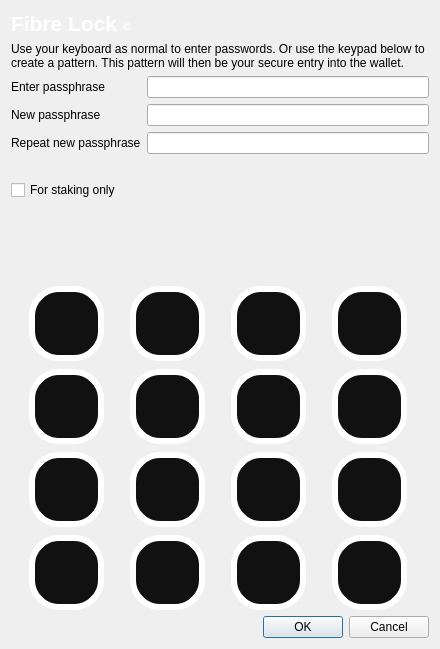
<?xml version="1.0" encoding="UTF-8"?>
<ui version="4.0">
 <class>AskPassphraseDialog</class>
 <widget class="QDialog" name="AskPassphraseDialog">
  <property name="geometry">
   <rect>
    <x>0</x>
    <y>0</y>
    <width>440</width>
    <height>649</height>
   </rect>
  </property>
  <property name="sizePolicy">
   <sizepolicy hsizetype="Preferred" vsizetype="Preferred">
    <horstretch>0</horstretch>
    <verstretch>0</verstretch>
   </sizepolicy>
  </property>
  <property name="minimumSize">
   <size>
    <width>440</width>
    <height>0</height>
   </size>
  </property>
  <property name="windowTitle">
   <string>Passphrase Dialog</string>
  </property>
  <property name="styleSheet">
   <string notr="true">QProgressBar {
        background-color: #333333;
        border-radius: 6px;
        text-align: center;
        color: white;
}

QProgressBar::chunk {
        background: QLinearGradient(x1: 0, y1: 0, x2: 1, y2: 0, stop: 0 #e86941, stop: 1 #e8694f);
        border-radius: 6px; margin: 0px;
}

QScrollArea {
        border-radius: 6px;
        border-width: 0;
        border-style: none;
        padding: 8px;
        background-color: #111;
        color: white;
}

QSpinBox {
        border-radius: 4px;
        border-width: 0;
        border-style: none;
        padding: 8px;
        background-color: #111;
        color: white;
}

QCheckBox {
        border-radius: 4px;
        border-width: 0;
        border-style: none;
        padding: 8px;
        background-color: #111;
        color: white;
}
QVBoxLayout {
        border-radius: 6px;
        border-width: 0;
        border-style: none;
        padding: 8px;
        background-color: #111;
        color: white;
}

QDialog, QMainWindow, QFrame {
	color: white;
	background-color: #333333;
	border: none;
}

QMenu {
	background-color: #333333; color: white;
}

QLabel {
	background-color: transparent;
}

QCheckBox {
    color: white;
}

QFrame#central { background-color: #333333; border: none }
QFrame#frame, QFrame#frame_2, QFrame#frame_3 {
	background-color: #333333;
	border-style: plain;
	border-width: 20px;
	border-radius: 20px;
	border-color: #111;
	min-width: 10em;
	padding: 6px;
}
QLabel[openExternalLinks=true], QHeaderView { color: #aaaaaa }
QLabel[openExternalLinks=false] { color: white; font-weight: normal }
QPushButton, QToolButton {
	border: 4px solid #111;

	background-color: #111;
	color: white;
	padding: 6px;
	margin: 6px;
}
QPushButton:pressed, QToolButton:checked {
	color: #e86941;
}
QPushButton:pressed, QToolButton:pressed {
	border-color: #e86941;
	color: #aaaaaa;
}
QPushButton:disabled, QToolButton:disabled {
	color: #444;
	background-color: #222;
}


#scrollAreaWidgetContents QToolButton {
	border-radius: 8px;
	border-width: 0px;
}

/* the background-color is overridden to transparent for mac os x 
   due to the entire toolbar area not being drawable in a regular
   QMainWindow
*/
QToolBar { background: #333333; border: 0px solid black; padding: 3px; }

QToolBar::handle { image: url(handle.png); }
QStatusBar { background: #333333; }
QMenuBar { background: #333333; }
QMenuBar::item { background: #333333; color: white; }

#scrollAreaWidgetContents { background: #222 }
#scrollAreaWidgetContents &gt; QFrame { background-color: #222; border-width: 0px; border-style: none; }

QLineEdit {
	border-radius: 6px;
	border-width: 2px;
	border-color: #222;
	padding: 8px;
	background-color: #111;
	color: white;
}

QComboBox {
	border-radius: 6px;
	border-width: 0;
	border-style: none;
	padding: 8px;
	background-color: #111;
	color: white;
}

QComboBox::drop-down {
	border-width: 0;
	border-style: none;
	background-color: #111;
	color: white;
}

QTableView {
	background: #111;
	color: white;
	border-style: none;
	selection-background-color: #aaaaaa;
    alternate-background-color: #222;
	selection-color: #111;
	border: 0px solid black;
}

QHeaderView { color: #aaaaaa; background-color: #111; background-image: none; }
QHeaderView::section { color: #aaaaaa; background-color: #222; }
QHeaderView::section:checked { background-color: #111; }

QTabWidget {
	background: #111;
}

 QTabWidget::pane {
     border-top: 2px solid #111;
     border: 4px solid #111;
     border-bottom-left-radius: 8px;
     border-bottom-right-radius: 8px;
     border-top-right-radius: 8px;
	background: #111;
 }

 QTabWidget::tab-bar {
     left: 5px; /* move to the right by 5px */
 }

 /* Style the tab using the tab sub-control. Note that
     it reads QTabBar _not_ QTabWidget */
 QTabBar::tab {
     background: #111;
     border: 4px solid #222;
     border-bottom-color: #111; /* same as the pane color */
     border-top-left-radius: 4px;
     border-top-right-radius: 4px;
     min-width: 8ex;
     padding: 4px;
     color: #888;
 }

 QTabBar::tab:selected, QTabBar::tab:hover {
     color: #aaaaaa
 }

 QTabBar::tab:selected {
     border-color: #111; /* same as pane color */
     border-top-color: #aaaaaa;
 }

 QTabBar::tab:!selected {
     margin-top: 2px; /* make non-selected tabs look smaller */
 }

 /* make use of negative margins for overlapping tabs */
 QTabBar::tab:selected {
     /* expand/overlap to the left and right by 4px */
     margin-left: -4px;
     margin-right: -4px;
 }

 QTabBar::tab:first:selected {
     margin-left: 0; /* the first selected tab has nothing to overlap with on the left */
 }

 QTabBar::tab:last:selected {
     margin-right: 0; /* the last selected tab has nothing to overlap with on the right */
 }

 QTabBar::tab:only-one {
     margin: 0; /* if there is only one tab, we don't want overlapping margins */
 }


</string>
  </property>
  <layout class="QVBoxLayout" name="verticalLayout">
   <item>
    <widget class="QLabel" name="label">
     <property name="text">
      <string>&lt;html&gt;&lt;head/&gt;&lt;body&gt;&lt;p&gt;&lt;span style=&quot; font-size:16pt; font-weight:600; color:#ffffff;&quot;&gt;Fibre Lock &lt;/span&gt;&lt;span style=&quot; font-weight:600; color:#ffffff;&quot;&gt;©&lt;/span&gt;&lt;/p&gt;&lt;/body&gt;&lt;/html&gt;</string>
     </property>
    </widget>
   </item>
   <item>
    <widget class="QLabel" name="label_2">
     <property name="text">
      <string>Use your keyboard as normal to enter passwords. Or use the keypad below to create a pattern. This pattern will then be your secure entry into the wallet.</string>
     </property>
     <property name="wordWrap">
      <bool>true</bool>
     </property>
    </widget>
   </item>
   <item>
    <layout class="QFormLayout" name="formLayout">
     <property name="fieldGrowthPolicy">
      <enum>QFormLayout::AllNonFixedFieldsGrow</enum>
     </property>
     <item row="0" column="1">
      <widget class="QLineEdit" name="passEdit1">
       <property name="sizePolicy">
        <sizepolicy hsizetype="Expanding" vsizetype="Minimum">
         <horstretch>0</horstretch>
         <verstretch>0</verstretch>
        </sizepolicy>
       </property>
       <property name="echoMode">
        <enum>QLineEdit::Password</enum>
       </property>
      </widget>
     </item>
     <item row="1" column="0">
      <widget class="QLabel" name="passLabel2">
       <property name="text">
        <string>New passphrase</string>
       </property>
      </widget>
     </item>
     <item row="1" column="1">
      <widget class="QLineEdit" name="passEdit2">
       <property name="sizePolicy">
        <sizepolicy hsizetype="Expanding" vsizetype="Minimum">
         <horstretch>0</horstretch>
         <verstretch>0</verstretch>
        </sizepolicy>
       </property>
       <property name="echoMode">
        <enum>QLineEdit::Password</enum>
       </property>
      </widget>
     </item>
     <item row="2" column="0">
      <widget class="QLabel" name="passLabel3">
       <property name="text">
        <string>Repeat new passphrase</string>
       </property>
      </widget>
     </item>
     <item row="2" column="1">
      <widget class="QLineEdit" name="passEdit3">
       <property name="sizePolicy">
        <sizepolicy hsizetype="Expanding" vsizetype="Minimum">
         <horstretch>0</horstretch>
         <verstretch>0</verstretch>
        </sizepolicy>
       </property>
       <property name="echoMode">
        <enum>QLineEdit::Password</enum>
       </property>
      </widget>
     </item>
     <item row="3" column="1">
      <widget class="QLabel" name="capsLabel">
       <property name="font">
        <font>
         <weight>50</weight>
         <bold>false</bold>
        </font>
       </property>
       <property name="text">
        <string/>
       </property>
       <property name="alignment">
        <set>Qt::AlignCenter</set>
       </property>
      </widget>
     </item>
     <item row="4" column="0">
      <widget class="QCheckBox" name="stakingCheckBox">
       <property name="enabled">
        <bool>true</bool>
       </property>
       <property name="visible">
        <bool>false</bool>
       </property>
       <property name="toolTip">
        <string>Serves to disable the trivial sendmoney when OS account compromised. Provides no real security.</string>
       </property>
       <property name="text">
        <string>For staking only</string>
       </property>
      </widget>
     </item>
     <item row="0" column="0">
      <widget class="QLabel" name="passLabel1">
       <property name="text">
        <string>Enter passphrase</string>
       </property>
      </widget>
     </item>
    </layout>
   </item>
   <item>
    <widget class="QLabel" name="warningLabel">
     <property name="textFormat">
      <enum>Qt::RichText</enum>
     </property>
     <property name="wordWrap">
      <bool>true</bool>
     </property>
    </widget>
   </item>
   <item>
    <spacer name="verticalSpacer">
     <property name="orientation">
      <enum>Qt::Vertical</enum>
     </property>
     <property name="sizeHint" stdset="0">
      <size>
       <width>20</width>
       <height>40</height>
      </size>
     </property>
    </spacer>
   </item>
   <item>
    <layout class="QGridLayout" name="gridLayout">
     <property name="sizeConstraint">
      <enum>QLayout::SetDefaultConstraint</enum>
     </property>
     <property name="spacing">
      <number>8</number>
     </property>
     <item row="2" column="3">
      <widget class="QPushButton" name="entryButton12">
       <property name="sizePolicy">
        <sizepolicy hsizetype="Fixed" vsizetype="Fixed">
         <horstretch>0</horstretch>
         <verstretch>0</verstretch>
        </sizepolicy>
       </property>
       <property name="minimumSize">
        <size>
         <width>75</width>
         <height>75</height>
        </size>
       </property>
       <property name="maximumSize">
        <size>
         <width>75</width>
         <height>75</height>
        </size>
       </property>
       <property name="styleSheet">
        <string notr="true">QPushButton, QToolButton {
	border: 6px solid #fff;
	border-radius: 30px;
	background-color: #111;
	color: white;
	padding: 2px;
}
QPushButton:pressed, QToolButton:checked {
	color: #e86941;
}
QPushButton:pressed, QToolButton:pressed {
	border-color: #e86941;
	color: #aaaaaa;
}
QPushButton:disabled, QToolButton:disabled {
	color: #444;
	background-color: #222;
}</string>
       </property>
       <property name="text">
        <string/>
       </property>
      </widget>
     </item>
     <item row="0" column="0">
      <widget class="QPushButton" name="entryButton1">
       <property name="sizePolicy">
        <sizepolicy hsizetype="Fixed" vsizetype="Fixed">
         <horstretch>0</horstretch>
         <verstretch>0</verstretch>
        </sizepolicy>
       </property>
       <property name="minimumSize">
        <size>
         <width>75</width>
         <height>75</height>
        </size>
       </property>
       <property name="maximumSize">
        <size>
         <width>75</width>
         <height>75</height>
        </size>
       </property>
       <property name="font">
        <font>
         <pointsize>20</pointsize>
         <weight>75</weight>
         <bold>true</bold>
        </font>
       </property>
       <property name="cursor">
        <cursorShape>ArrowCursor</cursorShape>
       </property>
       <property name="styleSheet">
        <string notr="true">QPushButton, QToolButton {
	border: 6px solid #fff;
	border-radius: 30px;
	background-color: #111;
	color: white;
	padding: 2px;
}
QPushButton:pressed, QToolButton:checked {
	color: #e86941;
}
QPushButton:pressed, QToolButton:pressed {
	border-color: #e86941;
	color: #aaaaaa;
}
QPushButton:disabled, QToolButton:disabled {
	color: #444;
	background-color: #222;
}</string>
       </property>
       <property name="text">
        <string/>
       </property>
      </widget>
     </item>
     <item row="0" column="1">
      <widget class="QPushButton" name="entryButton2">
       <property name="sizePolicy">
        <sizepolicy hsizetype="Fixed" vsizetype="Fixed">
         <horstretch>0</horstretch>
         <verstretch>0</verstretch>
        </sizepolicy>
       </property>
       <property name="minimumSize">
        <size>
         <width>75</width>
         <height>75</height>
        </size>
       </property>
       <property name="maximumSize">
        <size>
         <width>75</width>
         <height>75</height>
        </size>
       </property>
       <property name="font">
        <font>
         <pointsize>20</pointsize>
         <weight>75</weight>
         <bold>true</bold>
        </font>
       </property>
       <property name="cursor">
        <cursorShape>ArrowCursor</cursorShape>
       </property>
       <property name="styleSheet">
        <string notr="true">QPushButton, QToolButton {
	border: 6px solid #fff;
	border-radius: 30px;
	background-color: #111;
	color: white;
	padding: 2px;
}
QPushButton:pressed, QToolButton:checked {
	color: #e86941;
}
QPushButton:pressed, QToolButton:pressed {
	border-color: #e86941;
	color: #aaaaaa;
}
QPushButton:disabled, QToolButton:disabled {
	color: #444;
	background-color: #222;
}</string>
       </property>
       <property name="text">
        <string/>
       </property>
      </widget>
     </item>
     <item row="0" column="2">
      <widget class="QPushButton" name="entryButton3">
       <property name="sizePolicy">
        <sizepolicy hsizetype="Fixed" vsizetype="Fixed">
         <horstretch>0</horstretch>
         <verstretch>0</verstretch>
        </sizepolicy>
       </property>
       <property name="minimumSize">
        <size>
         <width>75</width>
         <height>75</height>
        </size>
       </property>
       <property name="maximumSize">
        <size>
         <width>75</width>
         <height>75</height>
        </size>
       </property>
       <property name="font">
        <font>
         <pointsize>20</pointsize>
         <weight>75</weight>
         <bold>true</bold>
        </font>
       </property>
       <property name="styleSheet">
        <string notr="true">QPushButton, QToolButton {
	border: 6px solid #fff;
	border-radius: 30px;
	background-color: #111;
	color: white;
	padding: 2px;
}
QPushButton:pressed, QToolButton:checked {
	color: #e86941;
}
QPushButton:pressed, QToolButton:pressed {
	border-color: #e86941;
	color: #aaaaaa;
}
QPushButton:disabled, QToolButton:disabled {
	color: #444;
	background-color: #222;
}</string>
       </property>
       <property name="text">
        <string/>
       </property>
      </widget>
     </item>
     <item row="3" column="0">
      <widget class="QPushButton" name="entryButton13">
       <property name="sizePolicy">
        <sizepolicy hsizetype="Fixed" vsizetype="Fixed">
         <horstretch>0</horstretch>
         <verstretch>0</verstretch>
        </sizepolicy>
       </property>
       <property name="minimumSize">
        <size>
         <width>75</width>
         <height>75</height>
        </size>
       </property>
       <property name="maximumSize">
        <size>
         <width>75</width>
         <height>75</height>
        </size>
       </property>
       <property name="styleSheet">
        <string notr="true">QPushButton, QToolButton {
	border: 6px solid #fff;
	border-radius: 30px;
	background-color: #111;
	color: white;
	padding: 2px;
}
QPushButton:pressed, QToolButton:checked {
	color: #e86941;
}
QPushButton:pressed, QToolButton:pressed {
	border-color: #e86941;
	color: #aaaaaa;
}
QPushButton:disabled, QToolButton:disabled {
	color: #444;
	background-color: #222;
}</string>
       </property>
       <property name="text">
        <string/>
       </property>
      </widget>
     </item>
     <item row="3" column="1">
      <widget class="QPushButton" name="entryButton14">
       <property name="sizePolicy">
        <sizepolicy hsizetype="Fixed" vsizetype="Fixed">
         <horstretch>0</horstretch>
         <verstretch>0</verstretch>
        </sizepolicy>
       </property>
       <property name="minimumSize">
        <size>
         <width>75</width>
         <height>75</height>
        </size>
       </property>
       <property name="maximumSize">
        <size>
         <width>75</width>
         <height>75</height>
        </size>
       </property>
       <property name="styleSheet">
        <string notr="true">QPushButton, QToolButton {
	border: 6px solid #fff;
	border-radius: 30px;
	background-color: #111;
	color: white;
	padding: 2px;
}
QPushButton:pressed, QToolButton:checked {
	color: #e86941;
}
QPushButton:pressed, QToolButton:pressed {
	border-color: #e86941;
	color: #aaaaaa;
}
QPushButton:disabled, QToolButton:disabled {
	color: #444;
	background-color: #222;
}</string>
       </property>
       <property name="text">
        <string/>
       </property>
      </widget>
     </item>
     <item row="3" column="3">
      <widget class="QPushButton" name="entryButton16">
       <property name="sizePolicy">
        <sizepolicy hsizetype="Fixed" vsizetype="Fixed">
         <horstretch>0</horstretch>
         <verstretch>0</verstretch>
        </sizepolicy>
       </property>
       <property name="minimumSize">
        <size>
         <width>75</width>
         <height>75</height>
        </size>
       </property>
       <property name="maximumSize">
        <size>
         <width>75</width>
         <height>75</height>
        </size>
       </property>
       <property name="font">
        <font>
         <pointsize>20</pointsize>
         <weight>75</weight>
         <bold>true</bold>
        </font>
       </property>
       <property name="styleSheet">
        <string notr="true">QPushButton, QToolButton {
	border: 6px solid #fff;
	border-radius: 30px;
	background-color: #111;
	color: white;
	padding: 2px;
}
QPushButton:pressed, QToolButton:checked {
	color: #e86941;
}
QPushButton:pressed, QToolButton:pressed {
	border-color: #e86941;
	color: #aaaaaa;
}
QPushButton:disabled, QToolButton:disabled {
	color: #444;
	background-color: #222;
}</string>
       </property>
       <property name="text">
        <string/>
       </property>
      </widget>
     </item>
     <item row="0" column="3">
      <widget class="QPushButton" name="entryButton4">
       <property name="sizePolicy">
        <sizepolicy hsizetype="Fixed" vsizetype="Fixed">
         <horstretch>0</horstretch>
         <verstretch>0</verstretch>
        </sizepolicy>
       </property>
       <property name="minimumSize">
        <size>
         <width>75</width>
         <height>75</height>
        </size>
       </property>
       <property name="maximumSize">
        <size>
         <width>75</width>
         <height>75</height>
        </size>
       </property>
       <property name="font">
        <font>
         <pointsize>20</pointsize>
         <weight>75</weight>
         <bold>true</bold>
        </font>
       </property>
       <property name="styleSheet">
        <string notr="true">QPushButton, QToolButton {
	border: 6px solid #fff;
	border-radius: 30px;
	background-color: #111;
	color: white;
	padding: 2px;
}
QPushButton:pressed, QToolButton:checked {
	color: #e86941;
}
QPushButton:pressed, QToolButton:pressed {
	border-color: #e86941;
	color: #aaaaaa;
}
QPushButton:disabled, QToolButton:disabled {
	color: #444;
	background-color: #222;
}</string>
       </property>
       <property name="text">
        <string/>
       </property>
      </widget>
     </item>
     <item row="1" column="0">
      <widget class="QPushButton" name="entryButton5">
       <property name="sizePolicy">
        <sizepolicy hsizetype="Fixed" vsizetype="Fixed">
         <horstretch>0</horstretch>
         <verstretch>0</verstretch>
        </sizepolicy>
       </property>
       <property name="minimumSize">
        <size>
         <width>75</width>
         <height>75</height>
        </size>
       </property>
       <property name="maximumSize">
        <size>
         <width>75</width>
         <height>75</height>
        </size>
       </property>
       <property name="font">
        <font>
         <pointsize>20</pointsize>
         <weight>75</weight>
         <bold>true</bold>
        </font>
       </property>
       <property name="styleSheet">
        <string notr="true">QPushButton, QToolButton {
	border: 6px solid #fff;
	border-radius: 30px;
	background-color: #111;
	color: white;
	padding: 2px;
}
QPushButton:pressed, QToolButton:checked {
	color: #e86941;
}
QPushButton:pressed, QToolButton:pressed {
	border-color: #e86941;
	color: #aaaaaa;
}
QPushButton:disabled, QToolButton:disabled {
	color: #444;
	background-color: #222;
}</string>
       </property>
       <property name="text">
        <string/>
       </property>
      </widget>
     </item>
     <item row="1" column="1">
      <widget class="QPushButton" name="entryButton6">
       <property name="sizePolicy">
        <sizepolicy hsizetype="Fixed" vsizetype="Fixed">
         <horstretch>0</horstretch>
         <verstretch>0</verstretch>
        </sizepolicy>
       </property>
       <property name="minimumSize">
        <size>
         <width>75</width>
         <height>75</height>
        </size>
       </property>
       <property name="maximumSize">
        <size>
         <width>75</width>
         <height>75</height>
        </size>
       </property>
       <property name="font">
        <font>
         <pointsize>20</pointsize>
         <weight>50</weight>
         <bold>false</bold>
        </font>
       </property>
       <property name="styleSheet">
        <string notr="true">QPushButton, QToolButton {
	border: 6px solid #fff;
	border-radius: 30px;
	background-color: #111;
	color: white;
	padding: 2px;
}
QPushButton:pressed, QToolButton:checked {
	color: #e86941;
}
QPushButton:pressed, QToolButton:pressed {
	border-color: #e86941;
	color: #aaaaaa;
}
QPushButton:disabled, QToolButton:disabled {
	color: #444;
	background-color: #222;
}</string>
       </property>
       <property name="text">
        <string/>
       </property>
      </widget>
     </item>
     <item row="1" column="2">
      <widget class="QPushButton" name="entryButton7">
       <property name="sizePolicy">
        <sizepolicy hsizetype="Fixed" vsizetype="Fixed">
         <horstretch>0</horstretch>
         <verstretch>0</verstretch>
        </sizepolicy>
       </property>
       <property name="minimumSize">
        <size>
         <width>75</width>
         <height>75</height>
        </size>
       </property>
       <property name="maximumSize">
        <size>
         <width>75</width>
         <height>75</height>
        </size>
       </property>
       <property name="font">
        <font>
         <pointsize>20</pointsize>
         <weight>75</weight>
         <bold>true</bold>
        </font>
       </property>
       <property name="styleSheet">
        <string notr="true">QPushButton, QToolButton {
	border: 6px solid #fff;
	border-radius: 30px;
	background-color: #111;
	color: white;
	padding: 2px;
}
QPushButton:pressed, QToolButton:checked {
	color: #e86941;
}
QPushButton:pressed, QToolButton:pressed {
	border-color: #e86941;
	color: #aaaaaa;
}
QPushButton:disabled, QToolButton:disabled {
	color: #444;
	background-color: #222;
}</string>
       </property>
       <property name="text">
        <string/>
       </property>
      </widget>
     </item>
     <item row="1" column="3">
      <widget class="QPushButton" name="entryButton8">
       <property name="sizePolicy">
        <sizepolicy hsizetype="Fixed" vsizetype="Fixed">
         <horstretch>0</horstretch>
         <verstretch>0</verstretch>
        </sizepolicy>
       </property>
       <property name="minimumSize">
        <size>
         <width>75</width>
         <height>75</height>
        </size>
       </property>
       <property name="maximumSize">
        <size>
         <width>75</width>
         <height>75</height>
        </size>
       </property>
       <property name="font">
        <font>
         <pointsize>20</pointsize>
         <weight>75</weight>
         <bold>true</bold>
        </font>
       </property>
       <property name="styleSheet">
        <string notr="true">QPushButton, QToolButton {
	border: 6px solid #fff;
	border-radius: 30px;
	background-color: #111;
	color: white;
	padding: 2px;
}
QPushButton:pressed, QToolButton:checked {
	color: #e86941;
}
QPushButton:pressed, QToolButton:pressed {
	border-color: #e86941;
	color: #aaaaaa;
}
QPushButton:disabled, QToolButton:disabled {
	color: #444;
	background-color: #222;
}</string>
       </property>
       <property name="text">
        <string/>
       </property>
      </widget>
     </item>
     <item row="2" column="0">
      <widget class="QPushButton" name="entryButton9">
       <property name="sizePolicy">
        <sizepolicy hsizetype="Fixed" vsizetype="Fixed">
         <horstretch>0</horstretch>
         <verstretch>0</verstretch>
        </sizepolicy>
       </property>
       <property name="minimumSize">
        <size>
         <width>75</width>
         <height>75</height>
        </size>
       </property>
       <property name="maximumSize">
        <size>
         <width>75</width>
         <height>75</height>
        </size>
       </property>
       <property name="font">
        <font>
         <pointsize>20</pointsize>
         <weight>75</weight>
         <italic>false</italic>
         <bold>true</bold>
         <underline>false</underline>
         <strikeout>false</strikeout>
        </font>
       </property>
       <property name="styleSheet">
        <string notr="true">QPushButton, QToolButton {
	border: 6px solid #fff;
	border-radius: 30px;
	background-color: #111;
	color: white;
	padding: 2px;
}
QPushButton:pressed, QToolButton:checked {
	color: #e86941;
}
QPushButton:pressed, QToolButton:pressed {
	border-color: #e86941;
	color: #aaaaaa;
}
QPushButton:disabled, QToolButton:disabled {
	color: #444;
	background-color: #222;
}</string>
       </property>
       <property name="text">
        <string/>
       </property>
      </widget>
     </item>
     <item row="2" column="1">
      <widget class="QPushButton" name="entryButton10">
       <property name="sizePolicy">
        <sizepolicy hsizetype="Fixed" vsizetype="Fixed">
         <horstretch>0</horstretch>
         <verstretch>0</verstretch>
        </sizepolicy>
       </property>
       <property name="minimumSize">
        <size>
         <width>75</width>
         <height>75</height>
        </size>
       </property>
       <property name="maximumSize">
        <size>
         <width>75</width>
         <height>75</height>
        </size>
       </property>
       <property name="styleSheet">
        <string notr="true">QPushButton, QToolButton {
	border: 6px solid #fff;
	border-radius: 30px;
	background-color: #111;
	color: white;
	padding: 2px;
}
QPushButton:pressed, QToolButton:checked {
	color: #e86941;
}
QPushButton:pressed, QToolButton:pressed {
	border-color: #e86941;
	color: #aaaaaa;
}
QPushButton:disabled, QToolButton:disabled {
	color: #444;
	background-color: #222;
}</string>
       </property>
       <property name="text">
        <string/>
       </property>
      </widget>
     </item>
     <item row="2" column="2">
      <widget class="QPushButton" name="entryButton11">
       <property name="sizePolicy">
        <sizepolicy hsizetype="Fixed" vsizetype="Fixed">
         <horstretch>0</horstretch>
         <verstretch>0</verstretch>
        </sizepolicy>
       </property>
       <property name="minimumSize">
        <size>
         <width>75</width>
         <height>75</height>
        </size>
       </property>
       <property name="maximumSize">
        <size>
         <width>75</width>
         <height>75</height>
        </size>
       </property>
       <property name="styleSheet">
        <string notr="true">QPushButton, QToolButton {
	border: 6px solid #fff;
	border-radius: 30px;
	background-color: #111;
	color: white;
	padding: 2px;
}
QPushButton:pressed, QToolButton:checked {
	color: #e86941;
}
QPushButton:pressed, QToolButton:pressed {
	border-color: #e86941;
	color: #aaaaaa;
}
QPushButton:disabled, QToolButton:disabled {
	color: #444;
	background-color: #222;
}</string>
       </property>
       <property name="text">
        <string/>
       </property>
      </widget>
     </item>
     <item row="3" column="2">
      <widget class="QPushButton" name="entryButton15">
       <property name="sizePolicy">
        <sizepolicy hsizetype="Fixed" vsizetype="Fixed">
         <horstretch>0</horstretch>
         <verstretch>0</verstretch>
        </sizepolicy>
       </property>
       <property name="minimumSize">
        <size>
         <width>75</width>
         <height>75</height>
        </size>
       </property>
       <property name="maximumSize">
        <size>
         <width>75</width>
         <height>75</height>
        </size>
       </property>
       <property name="styleSheet">
        <string notr="true">QPushButton, QToolButton {
	border: 6px solid #fff;
	border-radius: 30px;
	background-color: #111;
	color: white;
	padding: 2px;
}
QPushButton:pressed, QToolButton:checked {
	color: #e86941;
}
QPushButton:pressed, QToolButton:pressed {
	border-color: #e86941;
	color: #aaaaaa;
}
QPushButton:disabled, QToolButton:disabled {
	color: #444;
	background-color: #222;
}</string>
       </property>
       <property name="text">
        <string/>
       </property>
      </widget>
     </item>
    </layout>
   </item>
   <item>
    <widget class="QDialogButtonBox" name="buttonBox">
     <property name="sizePolicy">
      <sizepolicy hsizetype="Expanding" vsizetype="Minimum">
       <horstretch>0</horstretch>
       <verstretch>0</verstretch>
      </sizepolicy>
     </property>
     <property name="orientation">
      <enum>Qt::Horizontal</enum>
     </property>
     <property name="standardButtons">
      <set>QDialogButtonBox::Cancel|QDialogButtonBox::Ok</set>
     </property>
    </widget>
   </item>
  </layout>
 </widget>
 <tabstops>
  <tabstop>passEdit1</tabstop>
  <tabstop>passEdit2</tabstop>
  <tabstop>passEdit3</tabstop>
  <tabstop>entryButton1</tabstop>
  <tabstop>entryButton2</tabstop>
  <tabstop>entryButton3</tabstop>
  <tabstop>entryButton4</tabstop>
  <tabstop>entryButton5</tabstop>
  <tabstop>entryButton6</tabstop>
  <tabstop>entryButton7</tabstop>
  <tabstop>entryButton8</tabstop>
  <tabstop>entryButton9</tabstop>
  <tabstop>entryButton10</tabstop>
  <tabstop>entryButton11</tabstop>
  <tabstop>entryButton12</tabstop>
  <tabstop>entryButton13</tabstop>
  <tabstop>entryButton14</tabstop>
  <tabstop>entryButton15</tabstop>
  <tabstop>entryButton16</tabstop>
 </tabstops>
 <resources/>
 <connections>
  <connection>
   <sender>buttonBox</sender>
   <signal>accepted()</signal>
   <receiver>AskPassphraseDialog</receiver>
   <slot>accept()</slot>
   <hints>
    <hint type="sourcelabel">
     <x>266</x>
     <y>754</y>
    </hint>
    <hint type="destinationlabel">
     <x>157</x>
     <y>274</y>
    </hint>
   </hints>
  </connection>
  <connection>
   <sender>buttonBox</sender>
   <signal>rejected()</signal>
   <receiver>AskPassphraseDialog</receiver>
   <slot>reject()</slot>
   <hints>
    <hint type="sourcelabel">
     <x>334</x>
     <y>754</y>
    </hint>
    <hint type="destinationlabel">
     <x>286</x>
     <y>274</y>
    </hint>
   </hints>
  </connection>
 </connections>
</ui>
